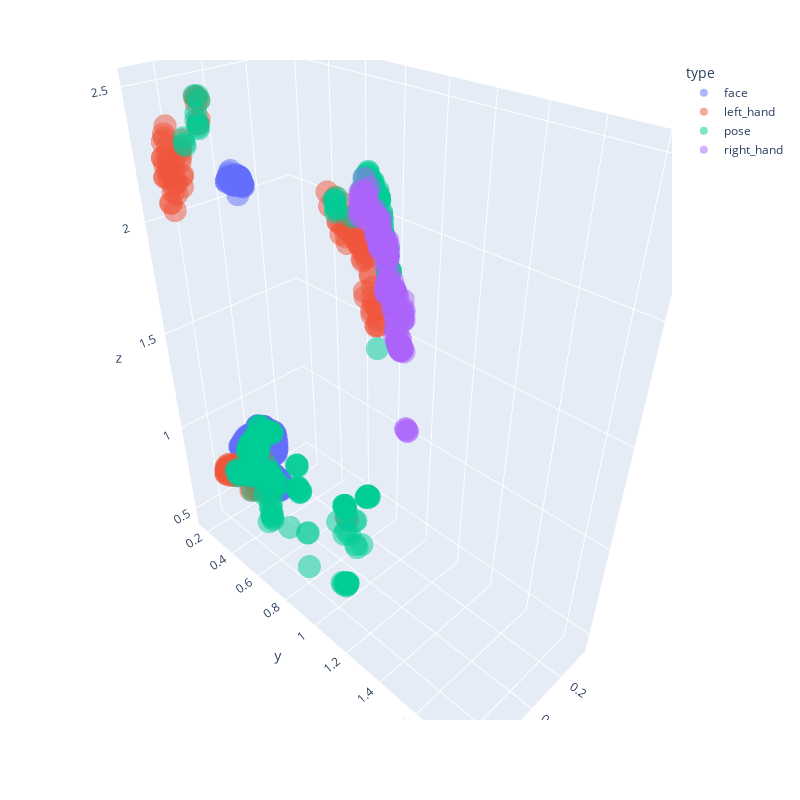

The notebook cell saved with this chart:
### Code cell
px.scatter_3d(df3, x="x", y="y", z="z", color="type" , opacity=0.5, width=800, height=800).show()

### Figure 1 — Plotly figure (JSON) as saved in the notebook; plotly's stock layout.template omitted (floating-point values rounded to 4 significant figures; data arrays with more than 128 entries replaced by an {"elided": "..."} marker saying what was removed)
{"data": [{"hovertemplate": "type=face<br>x=%{x}<br>y=%{y}<br>z=%{z}<extra></extra>", "legendgroup": "face", "marker": {"color": "#636efa", "opacity": 0.5, "symbol": "circle"}, "mode": "markers", "name": "face", "scene": "scene", "showlegend": true, "type": "scatter3d", "x": {"elided": "8892 float values"}, "y": {"elided": "8892 float values"}, "z": {"elided": "8892 float values"}}, {"hovertemplate": "type=left_hand<br>x=%{x}<br>y=%{y}<br>z=%{z}<extra></extra>", "legendgroup": "left_hand", "marker": {"color": "#EF553B", "opacity": 0.5, "symbol": "circle"}, "mode": "markers", "name": "left_hand", "scene": "scene", "showlegend": true, "type": "scatter3d", "x": {"elided": "399 float values"}, "y": {"elided": "399 float values"}, "z": {"elided": "399 float values"}}, {"hovertemplate": "type=pose<br>x=%{x}<br>y=%{y}<br>z=%{z}<extra></extra>", "legendgroup": "pose", "marker": {"color": "#00cc96", "opacity": 0.5, "symbol": "circle"}, "mode": "markers", "name": "pose", "scene": "scene", "showlegend": true, "type": "scatter3d", "x": {"elided": "627 float values"}, "y": {"elided": "627 float values"}, "z": {"elided": "627 float values"}}, {"hovertemplate": "type=right_hand<br>x=%{x}<br>y=%{y}<br>z=%{z}<extra></extra>", "legendgroup": "right_hand", "marker": {"color": "#ab63fa", "opacity": 0.5, "symbol": "circle"}, "mode": "markers", "name": "right_hand", "scene": "scene", "showlegend": true, "type": "scatter3d", "x": {"elided": "399 float values"}, "y": {"elided": "399 float values"}, "z": {"elided": "399 float values"}}], "layout": {"height": 800, "legend": {"title": {"text": "type"}, "tracegroupgap": 0}, "margin": {"t": 60}, "scene": {"domain": {"x": [0, 1], "y": [0, 1]}, "xaxis": {"title": {"text": "x"}}, "yaxis": {"title": {"text": "y"}}, "zaxis": {"title": {"text": "z"}}}, "width": 800}}
